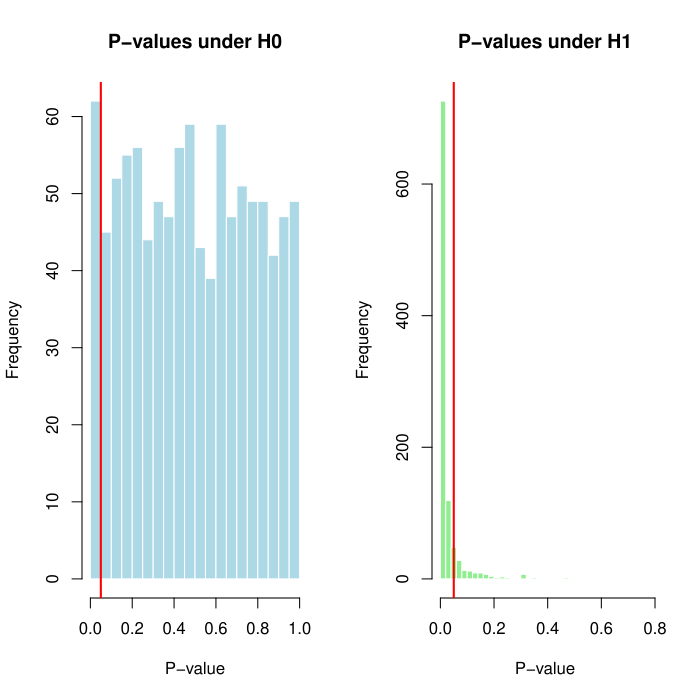

The R source for this figure:
# Parameters
 mu0 <- 5  # Null hypothesis mean
 mu1 <- 6  # Alternative hypothesis mean
 sigma <- 2  # Population standard deviation
 n <- 30  # Sample size
 alpha <- 0.05  # Significance level
 N_sim <- 1000  # Number of simulations
 # Initialize counters
 type_I_errors <- 0
 type_II_errors <- 0
 # Simulation
 set.seed(123)
 for (i in 1:N_sim) {
 # Simulate data under H0
 data_H0 <- rnorm(n, mean = mu0, sd = sigma)
 t_test_H0 <- t.test(data_H0, mu = mu0, alternative = "greater")
 if (t_test_H0$p.value < alpha) {
 type_I_errors <- type_I_errors + 1
  }
 # Simulate data under H1
 data_H1 <- rnorm(n, mean = mu1, sd = sigma)
 t_test_H1 <- t.test(data_H1, mu = mu0, alternative = "greater")
 if (t_test_H1$p.value >= alpha) {
 type_II_errors <- type_II_errors + 1
  }
 }
 # Output
 print(paste("Type I Error Rate:", type_I_errors / N_sim))
 print(paste("Type II Error Rate:", type_II_errors / N_sim))
 print(paste("Power:", 1 - (type_II_errors / N_sim)))
 # Graphical Output
 par(mfrow = c(1, 2))
 # Type I Error Distribution
 hist(replicate(N_sim, t.test(rnorm(n, mean = mu0, sd = sigma), mu = mu0, alternative = "greater")$p.value),
 breaks = 30, col = "lightblue", main = "P-values under H0", xlab = "P-value", border = "white")
abline(v = alpha, col = "red", lwd = 2)
 # Type II Error Distribution
 hist(replicate(N_sim, t.test(rnorm(n, mean = mu1, sd = sigma), mu = mu0, alternative = "greater")$p.value),
 breaks = 30, col = "lightgreen", main = "P-values under H1", xlab = "P-value", border = "white")
 abline(v = alpha, col = "red", lwd = 2)
